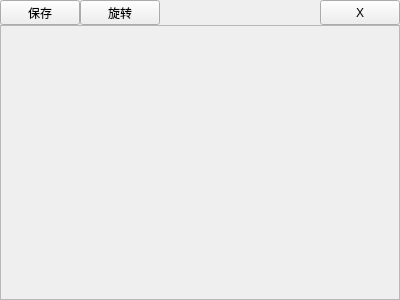
<?xml version="1.0" encoding="UTF-8"?>
<ui version="4.0">
 <class>UIViewImage</class>
 <widget class="QWidget" name="UIViewImage">
  <property name="geometry">
   <rect>
    <x>0</x>
    <y>0</y>
    <width>400</width>
    <height>300</height>
   </rect>
  </property>
  <property name="windowTitle">
   <string>UIViewImage</string>
  </property>
  <layout class="QHBoxLayout" name="horizontalLayout">
   <property name="spacing">
    <number>0</number>
   </property>
   <property name="leftMargin">
    <number>0</number>
   </property>
   <property name="topMargin">
    <number>0</number>
   </property>
   <property name="rightMargin">
    <number>0</number>
   </property>
   <property name="bottomMargin">
    <number>0</number>
   </property>
   <item>
    <layout class="QVBoxLayout" name="verticalLayout">
     <property name="spacing">
      <number>0</number>
     </property>
     <item>
      <layout class="QHBoxLayout" name="horizontalLayout_2">
       <property name="spacing">
        <number>0</number>
       </property>
       <item>
        <widget class="QPushButton" name="save_pushButton">
         <property name="minimumSize">
          <size>
           <width>0</width>
           <height>25</height>
          </size>
         </property>
         <property name="text">
          <string>保存</string>
         </property>
        </widget>
       </item>
       <item>
        <widget class="QPushButton" name="rotation_pushButton">
         <property name="minimumSize">
          <size>
           <width>30</width>
           <height>25</height>
          </size>
         </property>
         <property name="text">
          <string>旋转</string>
         </property>
        </widget>
       </item>
       <item>
        <spacer name="horizontalSpacer">
         <property name="orientation">
          <enum>Qt::Horizontal</enum>
         </property>
         <property name="sizeHint" stdset="0">
          <size>
           <width>40</width>
           <height>20</height>
          </size>
         </property>
        </spacer>
       </item>
       <item>
        <widget class="QPushButton" name="close_pushButton">
         <property name="minimumSize">
          <size>
           <width>0</width>
           <height>25</height>
          </size>
         </property>
         <property name="text">
          <string>X</string>
         </property>
        </widget>
       </item>
      </layout>
     </item>
     <item>
      <layout class="QHBoxLayout" name="horizontalLayout_3">
       <property name="spacing">
        <number>0</number>
       </property>
       <item>
        <widget class="QScrollArea" name="scrollArea">
         <property name="widgetResizable">
          <bool>true</bool>
         </property>
         <widget class="QWidget" name="scrollAreaWidgetContents">
          <property name="geometry">
           <rect>
            <x>0</x>
            <y>0</y>
            <width>394</width>
            <height>267</height>
           </rect>
          </property>
         </widget>
        </widget>
       </item>
      </layout>
     </item>
    </layout>
   </item>
  </layout>
 </widget>
 <layoutdefault spacing="6" margin="11"/>
 <resources/>
 <connections/>
</ui>
